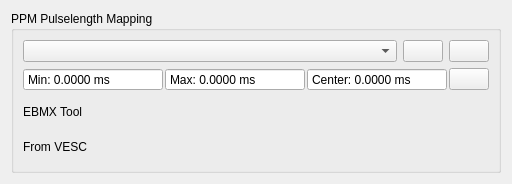
<?xml version="1.0" encoding="UTF-8"?>
<ui version="4.0">
 <class>PpmMap</class>
 <widget class="QWidget" name="PpmMap">
  <property name="geometry">
   <rect>
    <x>0</x>
    <y>0</y>
    <width>512</width>
    <height>184</height>
   </rect>
  </property>
  <property name="windowTitle">
   <string>Form</string>
  </property>
  <layout class="QVBoxLayout" name="verticalLayout_2">
   <item>
    <widget class="QGroupBox" name="groupBox">
     <property name="title">
      <string>PPM Pulselength Mapping</string>
     </property>
     <layout class="QVBoxLayout" name="verticalLayout">
      <item>
       <layout class="QHBoxLayout" name="horizontalLayout">
        <item>
         <widget class="QComboBox" name="controlTypeBox">
          <property name="toolTip">
           <string>Choose the control type. Some control types have centered input, some don't.</string>
          </property>
         </widget>
        </item>
        <item>
         <widget class="QPushButton" name="helpButton">
          <property name="sizePolicy">
           <sizepolicy hsizetype="Fixed" vsizetype="Fixed">
            <horstretch>0</horstretch>
            <verstretch>0</verstretch>
           </sizepolicy>
          </property>
          <property name="toolTip">
           <string>Show help</string>
          </property>
          <property name="text">
           <string/>
          </property>
          <property name="icon">
           <iconset resource="../res.qrc">
            <normaloff>:/res/icons/Help-96.png</normaloff>:/res/icons/Help-96.png</iconset>
          </property>
         </widget>
        </item>
        <item>
         <widget class="QPushButton" name="applyButton">
          <property name="sizePolicy">
           <sizepolicy hsizetype="Fixed" vsizetype="Fixed">
            <horstretch>0</horstretch>
            <verstretch>0</verstretch>
           </sizepolicy>
          </property>
          <property name="toolTip">
           <string>Apply min, max and center to VESC Tool configuration</string>
          </property>
          <property name="text">
           <string/>
          </property>
          <property name="icon">
           <iconset resource="../res.qrc">
            <normaloff>:/res/icons/apply.png</normaloff>:/res/icons/apply.png</iconset>
          </property>
          <property name="iconSize">
           <size>
            <width>45</width>
            <height>16</height>
           </size>
          </property>
         </widget>
        </item>
       </layout>
      </item>
      <item>
       <layout class="QHBoxLayout" name="horizontalLayout_2">
        <property name="spacing">
         <number>2</number>
        </property>
        <item>
         <widget class="QDoubleSpinBox" name="minBox">
          <property name="toolTip">
           <string>Measured minimum pulselength</string>
          </property>
          <property name="readOnly">
           <bool>true</bool>
          </property>
          <property name="buttonSymbols">
           <enum>QAbstractSpinBox::NoButtons</enum>
          </property>
          <property name="prefix">
           <string>Min: </string>
          </property>
          <property name="suffix">
           <string> ms</string>
          </property>
          <property name="decimals">
           <number>4</number>
          </property>
          <property name="maximum">
           <double>100.000000000000000</double>
          </property>
          <property name="singleStep">
           <double>0.010000000000000</double>
          </property>
         </widget>
        </item>
        <item>
         <widget class="QDoubleSpinBox" name="maxBox">
          <property name="toolTip">
           <string>Measured maximum pulselength</string>
          </property>
          <property name="readOnly">
           <bool>true</bool>
          </property>
          <property name="buttonSymbols">
           <enum>QAbstractSpinBox::NoButtons</enum>
          </property>
          <property name="prefix">
           <string>Max: </string>
          </property>
          <property name="suffix">
           <string> ms</string>
          </property>
          <property name="decimals">
           <number>4</number>
          </property>
          <property name="maximum">
           <double>100.000000000000000</double>
          </property>
          <property name="singleStep">
           <double>0.010000000000000</double>
          </property>
         </widget>
        </item>
        <item>
         <widget class="QDoubleSpinBox" name="centerBox">
          <property name="readOnly">
           <bool>true</bool>
          </property>
          <property name="buttonSymbols">
           <enum>QAbstractSpinBox::NoButtons</enum>
          </property>
          <property name="prefix">
           <string>Center: </string>
          </property>
          <property name="suffix">
           <string> ms</string>
          </property>
          <property name="decimals">
           <number>4</number>
          </property>
         </widget>
        </item>
        <item>
         <widget class="QPushButton" name="resetButton">
          <property name="sizePolicy">
           <sizepolicy hsizetype="Fixed" vsizetype="Fixed">
            <horstretch>0</horstretch>
            <verstretch>0</verstretch>
           </sizepolicy>
          </property>
          <property name="toolTip">
           <string>Reset min and max</string>
          </property>
          <property name="text">
           <string/>
          </property>
          <property name="icon">
           <iconset resource="../res.qrc">
            <normaloff>:/res/icons/Restart-96.png</normaloff>:/res/icons/Restart-96.png</iconset>
          </property>
         </widget>
        </item>
       </layout>
      </item>
      <item>
       <layout class="QGridLayout" name="gridLayout" columnstretch="0,1">
        <item row="0" column="0">
         <widget class="QLabel" name="label">
          <property name="toolTip">
           <string>VESC Tool preview with the current settings.</string>
          </property>
          <property name="text">
           <string>EBMX Tool</string>
          </property>
         </widget>
        </item>
        <item row="0" column="1">
         <widget class="DisplayPercentage" name="display" native="true">
          <property name="minimumSize">
           <size>
            <width>0</width>
            <height>25</height>
           </size>
          </property>
          <property name="toolTip">
           <string>VESC Tool preview with the current settings.</string>
          </property>
         </widget>
        </item>
        <item row="1" column="0">
         <widget class="QLabel" name="label_2">
          <property name="toolTip">
           <string>Current VESC output. Will be updated after writing the app configuration.</string>
          </property>
          <property name="text">
           <string>From VESC</string>
          </property>
         </widget>
        </item>
        <item row="1" column="1">
         <widget class="DisplayPercentage" name="displayVesc" native="true">
          <property name="minimumSize">
           <size>
            <width>0</width>
            <height>25</height>
           </size>
          </property>
          <property name="toolTip">
           <string>Current VESC output. Will be updated after writing the app configuration.</string>
          </property>
         </widget>
        </item>
       </layout>
      </item>
     </layout>
    </widget>
   </item>
  </layout>
 </widget>
 <customwidgets>
  <customwidget>
   <class>DisplayPercentage</class>
   <extends>QWidget</extends>
   <header>widgets/displaypercentage.h</header>
   <container>1</container>
  </customwidget>
 </customwidgets>
 <resources>
  <include location="../res.qrc"/>
 </resources>
 <connections/>
</ui>
